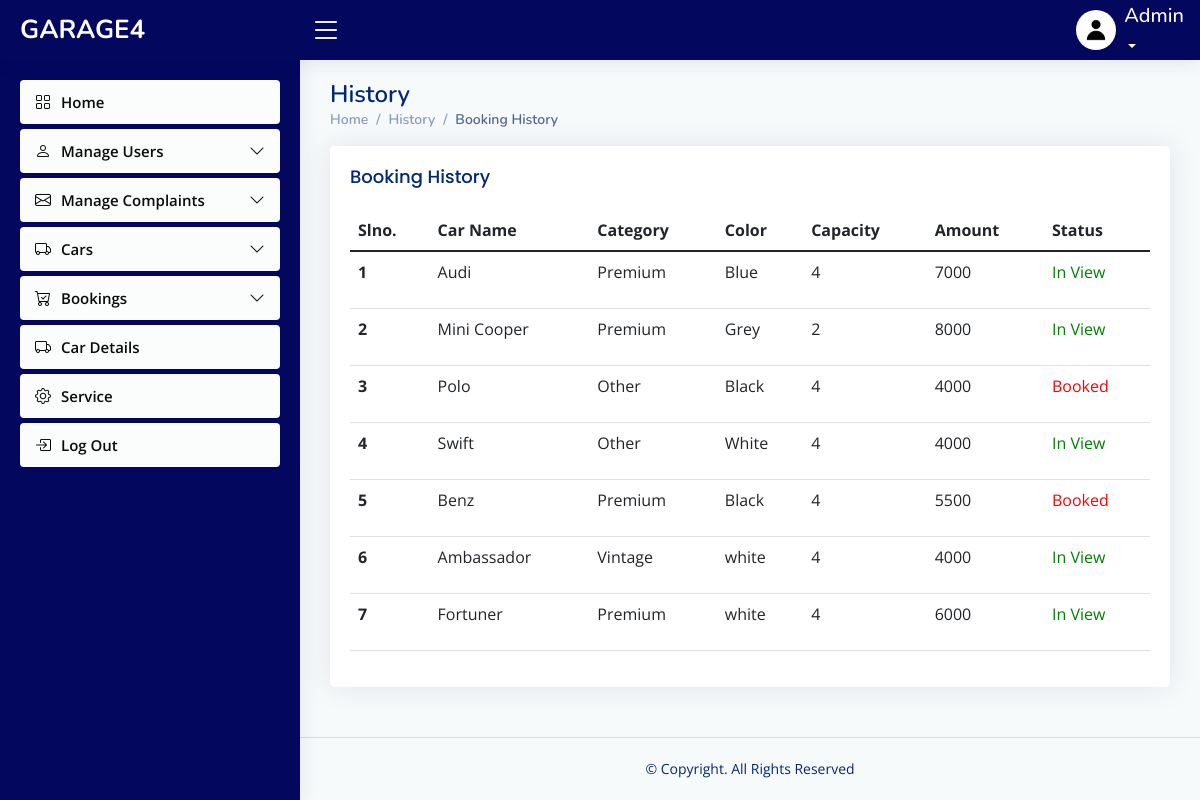
Page /admin/cardetails.php on the earlier database version.
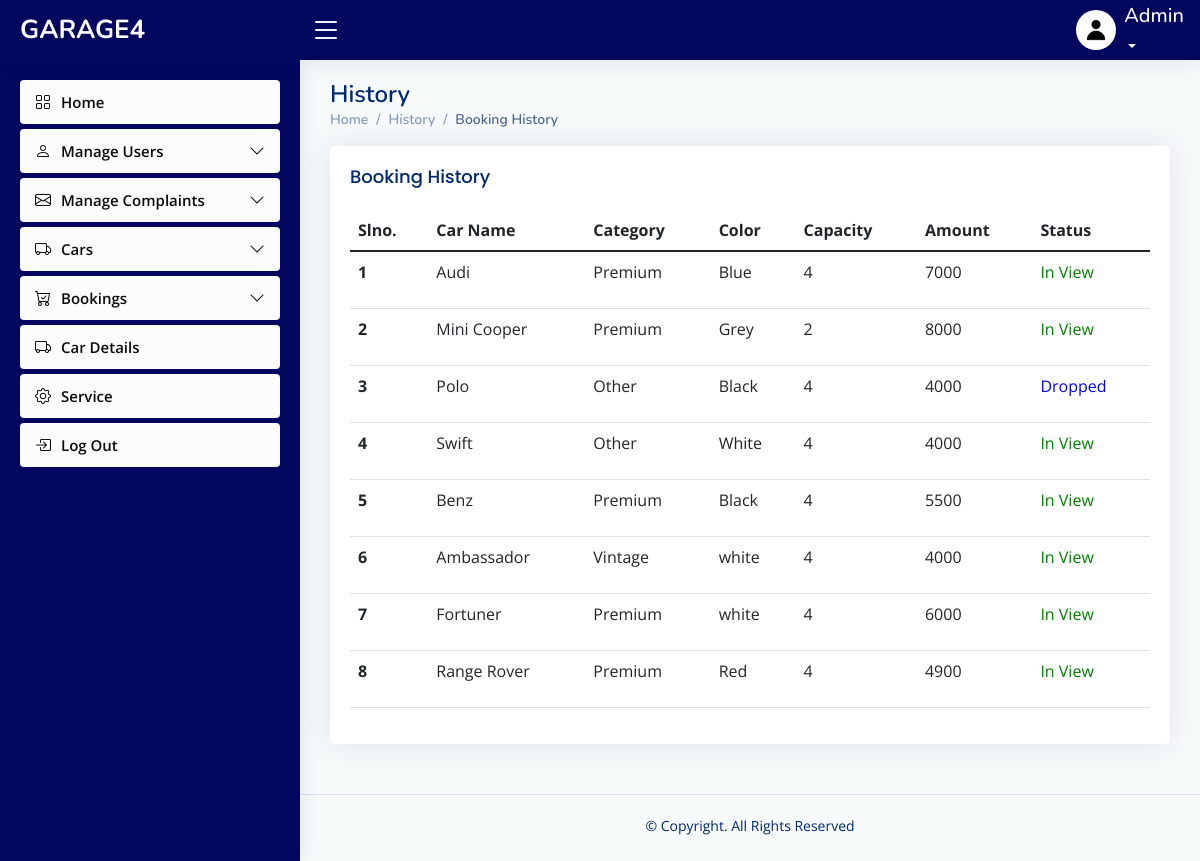
Same page on the later database version.
### tables this page shows
CREATE TABLE `product` (
  `product_id` int(11) NOT NULL,
  `image` varchar(50) NOT NULL DEFAULT 'default.jpg',
  `name` varchar(40) NOT NULL,
  `category` varchar(40) NOT NULL,
  `model_year` varchar(10) NOT NULL,
  `brand` varchar(20) NOT NULL,
  `plate_number` varchar(30) NOT NULL,
  `color` varchar(20) NOT NULL,
  `capacity` varchar(10) NOT NULL,
  `description` varchar(70) NOT NULL,
  `amount` varchar(30) NOT NULL,
  `status` int(11) NOT NULL
);

### connect.php (called while the page is built, shortened)
<?php
$dbname="garage4";
$conn=mysqli_connect("localhost","root","",$dbname);
function select_data($sql)
{
  global $conn;
  $res = mysqli_query($conn, $sql);
  if ($res)
    return $res;
  else
    return False;
}
?>

### admin/cardetails.php (the view, shortened to what this page needs)
<?php
include("header.php");
?>
  <main id="main" class="main">
    <div class="pagetitle">
      <h1>History</h1>
      <nav>
        <ol class="breadcrumb">
          <li class="breadcrumb-item"><a href="index1.php">Home</a></li>
          <li class="breadcrumb-item">History</a></li>
          <li class="breadcrumb-item active">Booking History</li>
        </ol>
      </nav>
    </div>
    <div class="card">
          <div class="card-body">
            <h5 class="card-title">
            Booking History
            </h5>
    <section class="section dashboard">
      <div class="row">
      <section class="section">
      <div class="row">
        <div class="col-lg-12">
              <table class="table datatable">
                <thead>
                  <tr>
                    <th scope="col">Slno.</th>
                    <th scope="col">Car Name</th>
                    <th scope="col">Category</th>
                    <th scope="col">Color</th>
                    <th scope="col">Capacity</th>
                    <th scope="col">Amount</th>
                    <th scope="col">Status</th>
                  </tr>
                </thead>
                <tbody>
                <?php
               $sql = "select * from product";
                $data=select_data($sql);
                $n=1;
                while ($row = mysqli_fetch_assoc($data)) {
                  ?>
                  <tr>
                  <th scope='row'><?php echo $n++; ?></th>
                 <td><?php echo  $row['name'] ?></td>
                 <td><?php echo  $row['category'] ?></td>
                 <td> <?php echo $row['color'] ?></td>
                 <td><?php echo $row['capacity'] ?></td>
                 <td> <?php echo $row['amount']  ?></td>
                 <td>
                                <?php
                                    if ($row['status'] == 0)
                                        echo "<p style='color: green;'>In View</p>";
                                    else if ($row['status'] == 1)
                                        echo "<p style='color: red;'>Booked</p>";
                                        else if ($row['status'] == -1)
                                        echo "<p style='color: blue;'>Dropped</p>";
                                        else if ($row['status'] == 2)
                                        echo "<p style='color: orange;'>Service</p>";
                                    ?>
                            </td>
                  <?php
                  }
                  ?>
                </tbody>
              </table>
            </div>
          </div>
        </div>
      </div>
  </main>
  <?php
include 'footer.php';
?>

Differences in the rows shown:
changed product "Polo": status "Booked" → "Dropped"
changed product "Benz": status "Booked" → "In View"
added product: name "Range Rover", category "Premium", color "Red", capacity "4", amount "4900", status "In View"
